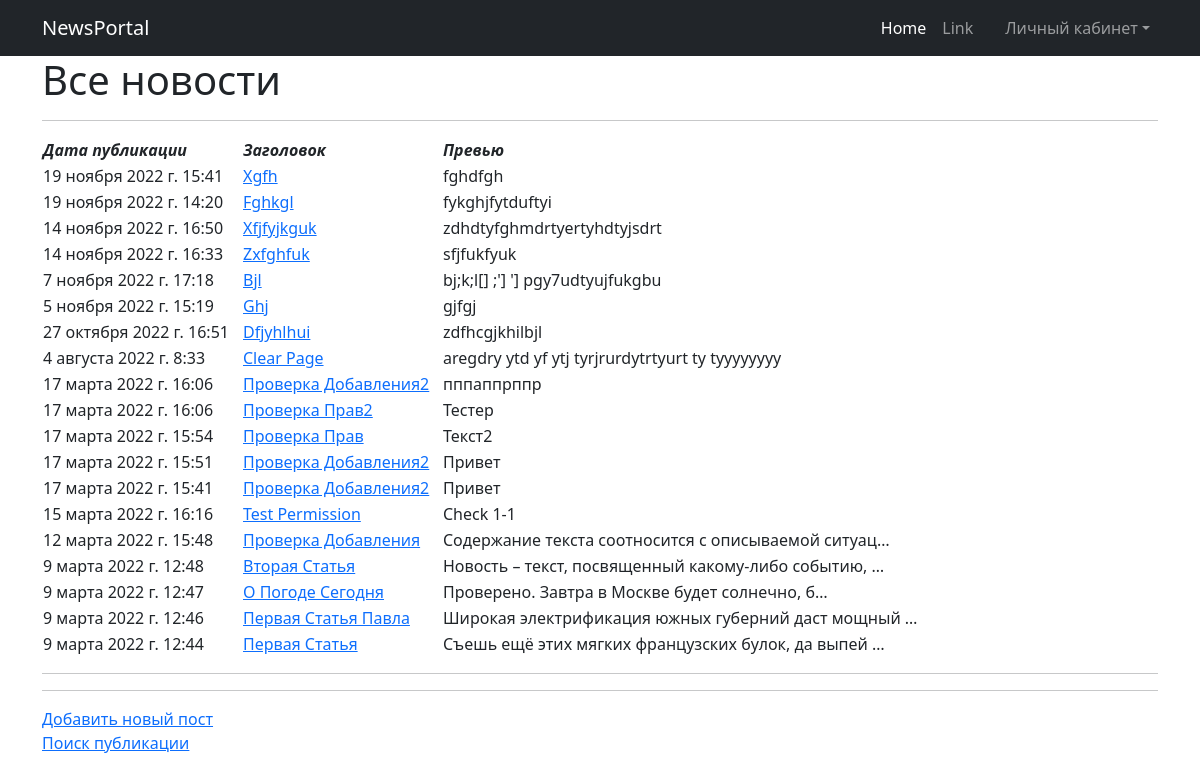
Page /news/ on the committed database.
### newspage/models.py (models this page shows, shortened)
class Post(models.Model):
    news = 'N'
    article = 'A'
    type = [
        (news, 'Новость'),
        (article, 'Статья')
    ]
    type_post = models.CharField(max_length=1, choices=type, default=article, verbose_name='Тип публикации')
    author = models.ForeignKey(Author, on_delete=models.CASCADE, verbose_name='Автор')
    time_write = models.DateTimeField(auto_now_add=True)
    title = models.CharField(max_length=255, blank=False, verbose_name='Заголовок')
    text = models.TextField(verbose_name='Текст')
    rating = models.IntegerField(default=0)
    post_category = models.ManyToManyField(Category, through='Postcategory')

### newspage/views.py (the view)
# urls.py: path('', PostList.as_view()),
class PostList(ListView):
    model = Post
    template_name = 'posts.html'
    context_object_name = 'posts'
    queryset = Post.objects.order_by('-id')
    paginate_by = 20

### templates/posts.html (shortened to what this page needs)
{% extends 'flatpages/default.html' %}
{% block content %}
    <h1>Все новости</h1>
    <hr>
    {% if posts %}
        <table>
            <thead>
                <tr>
                    <td width="200">
                        <em><strong> Дата публикации </strong></em>
                    </td>
                    <td width="200">
                        <em><strong> Заголовок </strong></em>
                    </td>
                    <td>
                        <em><strong> Превью </strong></em>
                    </td>
                </tr>
            </thead>
        {% for post in posts %}
            <tr>
                <td>
                    {{ post.time_write }}
                </td>
                <td>
                    <a href="{% url 'post' post.id %}">{{ post.title | title }}</a>
                </td>
                <td>
                    {{ post.text | truncatechars:51 }}
                </td>
            </tr>
        {% endfor %}
        </table>
<hr>
    {% else %}
        <h2>Новостей нет!</h2>
    {% endif %}
<hr>
    <a href="{% url 'post_add' %}">Добавить новый пост</a> <br>
    <a href="{% url 'post_search' %}">Поиск публикации</a> <br>
{% endblock content %}

### templates/flatpages/default.html (shortened to what this page needs)
<!DOCTYPE html>
<html lang="en">
    <head>
        {% load static %}
        <link href="{% static 'css/styles.css' %}" rel="stylesheet" />
    </head>
    <body>
        <nav class="navbar navbar-expand-lg navbar-dark bg-dark">
            <div class="container">
                <a class="navbar-brand" href="#">NewsPortal</a>
                <div class="collapse navbar-collapse" id="navbarSupportedContent">
                    <ul class="navbar-nav ms-auto mb-2 mb-lg-0">
                        <li class="nav-item"><a class="nav-link active" aria-current="page" href="#">Home</a></li>
                        <li class="nav-item"><a class="nav-link" href="#">Link</a></li>
                        <li class="nav-item"><a class="nav-link" href="/">{{ request.user.username }}</a></li>
                        <li class="nav-item dropdown">
                            <a class="nav-link dropdown-toggle" id="navbarDropdown" href="#" role="button" data-bs-toggle="dropdown" aria-expanded="false">Личный кабинет</a>
                        </li>
                    </ul>
                </div>
            </div>
        </nav>
        <div class="container">
            <div class="row">
                <div class="col-lg-12 text-left">
                    {% block content %}{% endblock content %}
                </div>
            </div>
        </div>
    </body>
</html>

### rows in the picture
Post: time_write "19 ноября 2022 г. 15:41", title "Xgfh", text "fghdfgh"
Post: time_write "19 ноября 2022 г. 14:20", title "Fghkgl", text "fykghjfytduftyi"
Post: time_write "14 ноября 2022 г. 16:50", title "Xfjfyjkguk", text "zdhdtyfghmdrtyertyhdtyjsdrt"
Post: time_write "14 ноября 2022 г. 16:33", title "Zxfghfuk", text "sfjfukfyuk"
Post: time_write "7 ноября 2022 г. 17:18", title "Bjl", text "bj;k;l[] ;'] '] pgy7udtyujfukgbu"
Post: time_write "5 ноября 2022 г. 15:19", title "Ghj", text "gjfgj"
Post: time_write "27 октября 2022 г. 16:51", title "Dfjyhlhui", text "zdfhcgjkhilbjl"
Post: time_write "4 августа 2022 г. 8:33", title "Clear Page", text "aregdry ytd yf ytj tyrjrurdytrtyurt ty tyyyyyyyy"
Post: time_write "17 марта 2022 г. 16:06", title "Проверка Добавления2", text "пппаппрппр"
Post: time_write "17 марта 2022 г. 16:06", title "Проверка Прав2", text "Тестер"
Post: time_write "17 марта 2022 г. 15:54", title "Проверка Прав", text "Текст2"
Post: time_write "17 марта 2022 г. 15:51", title "Проверка Добавления2", text "Привет"
Post: time_write "17 марта 2022 г. 15:41", title "Проверка Добавления2", text "Привет"
Post: time_write "15 марта 2022 г. 16:16", title "Test Permission", text "Check 1-1"
Post: time_write "12 марта 2022 г. 15:48", title "Проверка Добавления", text "Содержание текста соотносится с описываемой ситуац…"
Post: time_write "9 марта 2022 г. 12:48", title "Вторая Статья", text "Новость – текст, посвященный какому-либо событию, …"
Post: time_write "9 марта 2022 г. 12:47", title "О Погоде Сегодня", text "Проверено. Завтра в Москве будет солнечно, б…"
Post: time_write "9 марта 2022 г. 12:46", title "Первая Статья Павла", text "Широкая электрификация южных губерний даст мощный …"
Post: time_write "9 марта 2022 г. 12:44", title "Первая Статья", text "Съешь ещё этих мягких французских булок, да выпей …"
